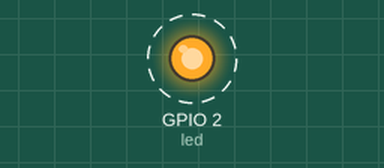
A sketch run on a simulated ESP32. On the bench: output pins drawn as LEDs (lit = HIGH). Dashed ring = blinking.

Above: at 0.2 s.
Timing chart, 0 to 3.0 s (numbered marks = the images above):
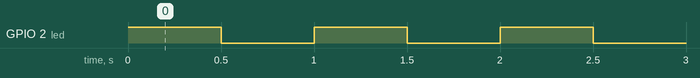

The sketch:

ESP32_Blink.ino
```cpp
#define led 2
void setup() {
  pinMode(led, OUTPUT);
}

void loop() {
  digitalWrite(led, 1);
  delay(500);
  digitalWrite(led, 0);
  delay(500);
}
```

Measured:
- by itself, GPIO 2 (led): alternates HIGH for 0.50 s and LOW for 0.50 s
